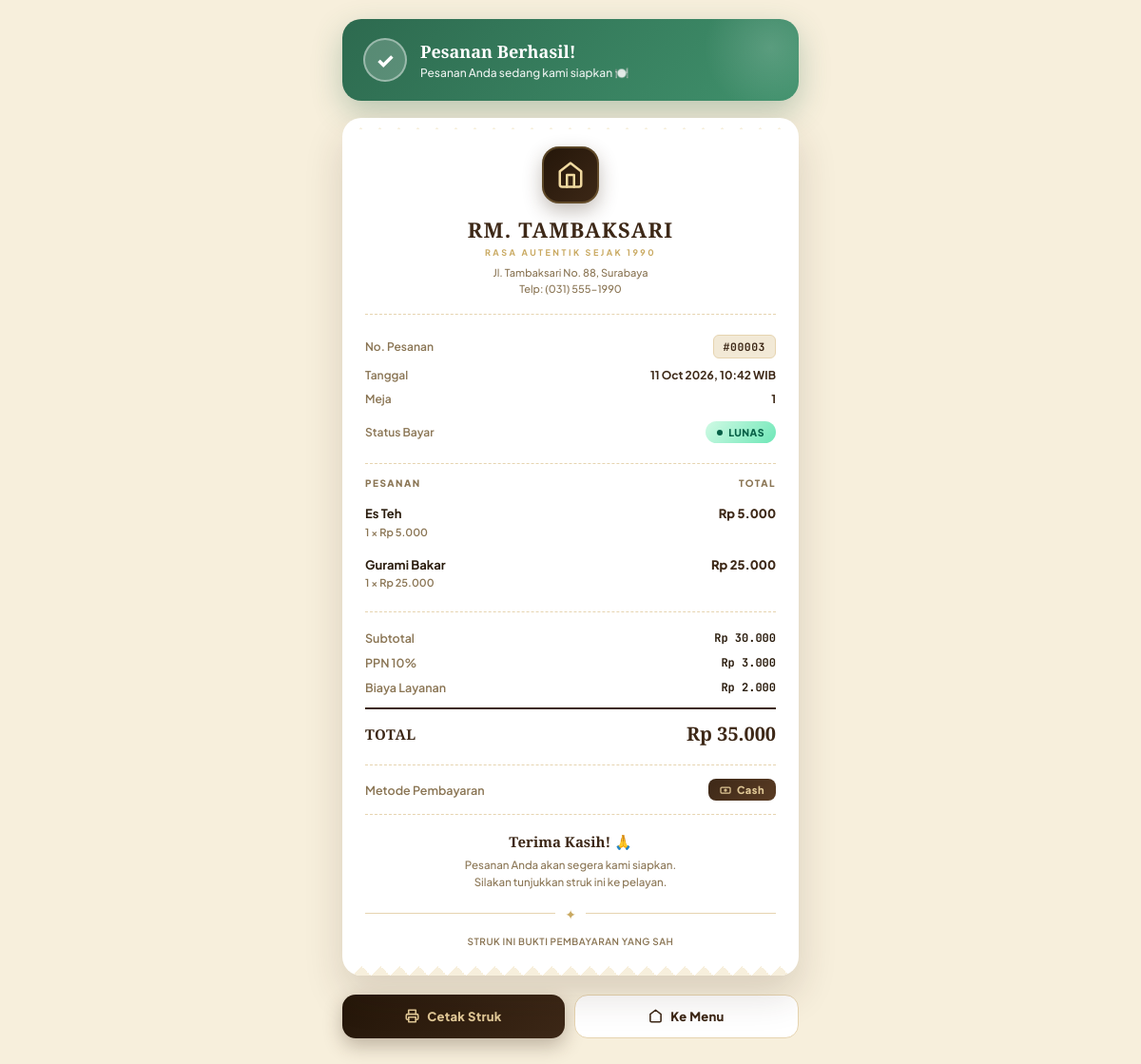
/user/struk.php?id=3, run on the app's committed database.
### tables this page shows
CREATE TABLE `pesanan` (
  `id_pesanan` int NOT NULL,
  `id_user` int DEFAULT NULL,
  `id_meja` int DEFAULT NULL,
  `total_harga` decimal(12,2) DEFAULT NULL,
  `status_bayar` enum('belum_bayar','lunas') DEFAULT NULL,
  `created_at` datetime DEFAULT NULL,
  `metode_bayar` enum('debit','cash','qris','e-wallet') NOT NULL,
  `catatan` text NOT NULL
);

CREATE TABLE `meja` (
  `id_meja` int NOT NULL,
  `nomor_meja` int DEFAULT NULL,
  `status_meja` enum('kosong','terisi') DEFAULT NULL,
  `qr_code` varchar(255) NOT NULL
);

CREATE TABLE `detail_pesanan` (
  `id_detail` int NOT NULL,
  `id_pesanan` int DEFAULT NULL,
  `id_menu` int DEFAULT NULL,
  `jumlah` int DEFAULT NULL,
  `harga_satuan` decimal(12,2) DEFAULT NULL,
  `subtotal` decimal(12,2) DEFAULT NULL,
  `status_memasak` enum('antre','dimasak','selesai','diantar') DEFAULT NULL
);

CREATE TABLE `menu` (
  `id_menu` int NOT NULL,
  `id_kategori` int DEFAULT NULL,
  `nama_menu` varchar(100) DEFAULT NULL,
  `harga` decimal(12,2) DEFAULT NULL,
  `foto` varchar(255) DEFAULT NULL,
  `deskripsi` text,
  `status_stok` enum('tersedia','habis') DEFAULT NULL
);

### user/struk.php (the view, shortened to what this page needs)
<?php
include "../config.php";
$id = intval($_GET['id'] ?? 0);
$stmt = mysqli_prepare($db, "
    SELECT p.*, m.nomor_meja
    FROM pesanan p
    LEFT JOIN meja m ON p.id_meja = m.id_meja
    WHERE p.id_pesanan = ?
    LIMIT 1
");
mysqli_stmt_bind_param($stmt, 'i', $id);
mysqli_stmt_execute($stmt);
$res = mysqli_stmt_get_result($stmt);
$pesanan = mysqli_fetch_assoc($res);
$details = [];
$stmt2 = mysqli_prepare($db, "
    SELECT d.*, mn.nama_menu
    FROM detail_pesanan d
    LEFT JOIN menu mn ON d.id_menu = mn.id_menu
    WHERE d.id_pesanan = ?
    ORDER BY d.id_detail ASC
");
mysqli_stmt_bind_param($stmt2, 'i', $id);
mysqli_stmt_execute($stmt2);
$res2 = mysqli_stmt_get_result($stmt2);
while ($row = mysqli_fetch_assoc($res2)) {
    $details[] = $row;
}
$metode_bayar = $_SESSION['metode_bayar'] ?? 'Cash';
$grand_total  = floatval($pesanan['total_harga']);
$service      = 2000;
$subtotal_raw = round(($grand_total - $service) / 1.10);
$tax_calc     = round($subtotal_raw * 0.10);
$status_label = [
    'belum_bayar' => 'Bayar di Kasir',
    'lunas'       => 'Lunas'
];
$status_bayar = $pesanan['status_bayar'] ?? 'belum_bayar';
$label_status = $status_label[$status_bayar] ?? ucfirst(str_replace('_', ' ', $status_bayar));
$tanggal_formatted = date('d M Y, H:i', strtotime($pesanan['created_at']));
?>
<!DOCTYPE html>
<html lang="id">
<head>
</head>
<body>
<div class="success-banner">
    <div class="success-icon">✓</div>
    <div class="success-text">
        <h2>Pesanan Berhasil!</h2>
        <p>Pesanan Anda sedang kami siapkan 🍽️</p>
    </div>
</div>
<div class="receipt">
    <div class="receipt-inner">
        <div class="brand">
            <div class="brand-logo">
                <svg width="30" height="30" viewBox="0 0 24 24" fill="none" stroke="currentColor" stroke-width="2" stroke-linecap="round" stroke-linejoin="round">
                    <path d="M3 9l9-7 9 7v11a2 2 0 0 1-2 2H5a2 2 0 0 1-2-2z"></path>
                    <polyline points="9 22 9 12 15 12 15 22"></polyline>
                </svg>
            </div>
            <h1>RM. TAMBAKSARI</h1>
            <div class="tagline">RASA AUTENTIK SEJAK 1990</div>
            <div class="address">
                Jl. Tambaksari No. 88, Surabaya<br>
                Telp: (031) 555-1990
            </div>
        </div>
        <div class="meta">
            <div class="meta-row">
                <span class="label">No. Pesanan</span>
                <span class="kode">#<?= str_pad($pesanan['id_pesanan'], 5, '0', STR_PAD_LEFT); ?></span>
            </div>
            <div class="meta-row">
                <span class="label">Tanggal</span>
                <span class="value"><?= $tanggal_formatted; ?> WIB</span>
            </div>
            <div class="meta-row">
                <span class="label">Meja</span>
                <span class="value"><?= htmlspecialchars($pesanan['nomor_meja'] ?? $pesanan['id_meja']); ?></span>
            </div>
            <div class="meta-row" style="margin-top:6px;">
                <span class="label">Status Bayar</span>
                <span class="status-badge <?= $status_bayar === 'lunas' ? 'lunas' : ''; ?>">
                    <span class="dot"></span>
                    <?= strtoupper($label_status); ?>
                </span>
            </div>
        </div>
        <div class="items-head">
            <span>Pesanan</span>
            <span>Total</span>
        </div>
        <div class="items">
            <?php foreach ($details as $d) : ?>
                <div class="item">
                    <div class="item-left">
                        <div class="item-name"><?= htmlspecialchars($d['nama_menu'] ?? 'Menu #' . $d['id_menu']); ?></div>
                        <div class="item-detail">
                            <?= $d['jumlah']; ?> × Rp <?= number_format($d['harga_satuan'], 0, ',', '.'); ?>
                        </div>
                    </div>
                    <div class="item-total">
                        Rp <?= number_format($d['subtotal'], 0, ',', '.'); ?>
                    </div>
                </div>
            <?php endforeach; ?>
        </div>
        <div class="totals">
            <div class="total-row">
                <span class="label">Subtotal</span>
                <span class="value">Rp <?= number_format($subtotal_raw, 0, ',', '.'); ?></span>
            </div>
            <div class="total-row">
                <span class="label">PPN 10%</span>
                <span class="value">Rp <?= number_format($tax_calc, 0, ',', '.'); ?></span>
            </div>
            <div class="total-row">
                <span class="label">Biaya Layanan</span>
                <span class="value">Rp <?= number_format($service, 0, ',', '.'); ?></span>
            </div>
            <div class="total-row grand">
                <span class="label">TOTAL</span>
                <span class="value">Rp <?= number_format($grand_total, 0, ',', '.'); ?></span>
            </div>
        </div>
        <div class="payment">
            <div class="payment-row">
                <span class="label">Metode Pembayaran</span>
                <span class="method">
                    <svg width="12" height="12" viewBox="0 0 24 24" fill="none" stroke="currentColor" stroke-width="2.5" stroke-linecap="round" stroke-linejoin="round">
                        <rect x="2" y="6" width="20" height="12" rx="2"></rect>
                        <circle cx="12" cy="12" r="2"></circle>
                    </svg>
                    <?= htmlspecialchars($metode_bayar); ?>
                </span>
            </div>
        </div>
        <div class="footer">
            <div class="thanks">Terima Kasih! 🙏</div>
            <div class="msg">
                Pesanan Anda akan segera kami siapkan.<br>
                Silakan tunjukkan struk ini ke pelayan.
            </div>
            <div class="divider"><span>✦</span></div>
            <div class="small">STRUK INI BUKTI PEMBAYARAN YANG SAH</div>
        </div>
    </div>
</div>
<div class="actions">
    <button class="btn btn-print" onclick="window.print()">
        Cetak Struk
    </button>
    <a href="index.php" class="btn btn-home">
        <svg width="15" height="15" viewBox="0 0 24 24" fill="none" stroke="currentColor" stroke-width="2.5" stroke-linecap="round" stroke-linejoin="round">
            <path d="M3 9l9-7 9 7v11a2 2 0 0 1-2 2H5a2 2 0 0 1-2-2z"></path>
        </svg>
        Ke Menu
    </a>
</div>
</body>
</html>

### data on the page
pesanan: id_pesanan "00003", created_at "11 Oct 2026, 10:42", id_meja.nomor_meja "1", status_bayar "LUNAS", total_harga "30.000", total_harga "3.000", total_harga "35.000"
detail_pesanan: id_menu.nama_menu "Es Teh", jumlah "1", harga_satuan "5.000", subtotal "5.000"
detail_pesanan: id_menu.nama_menu "Gurami Bakar", jumlah "1", harga_satuan "25.000", subtotal "25.000"

### other printed values
$service "2.000"
$metode_bayar "Cash"
